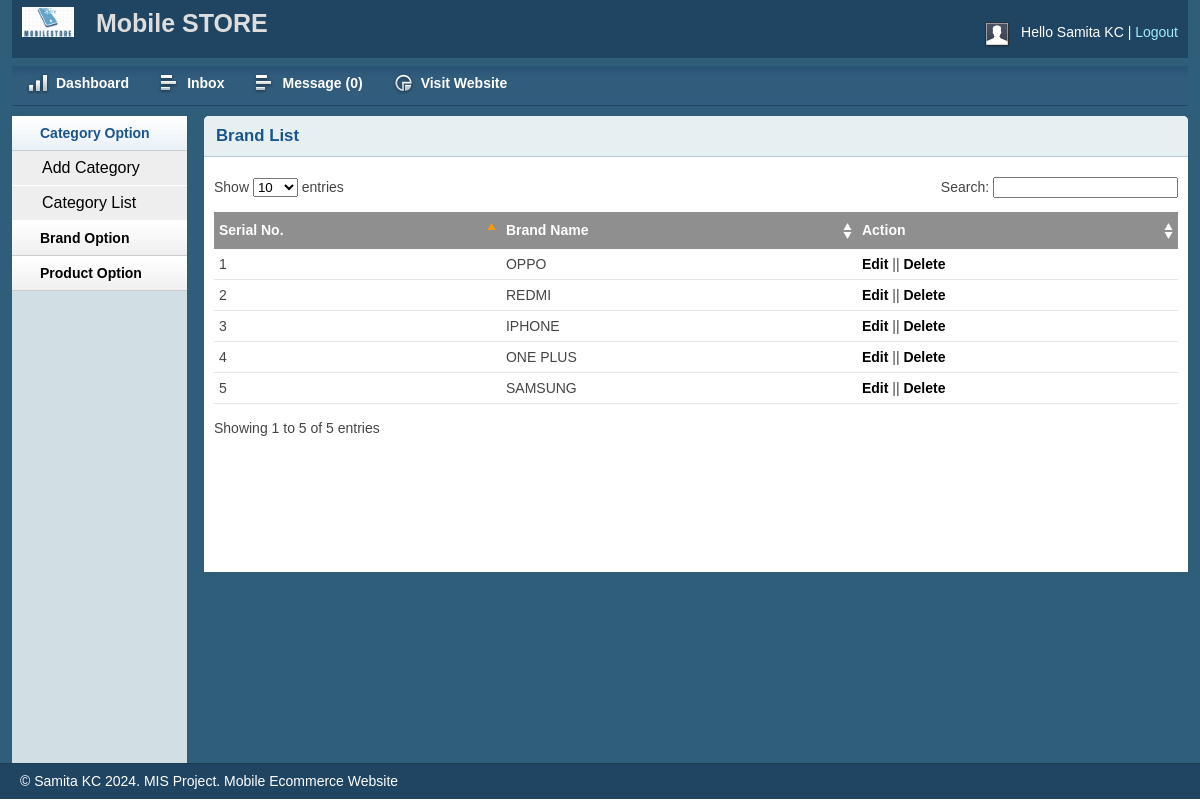
Page /admin/brandlist.php (signed in) on the committed database.
### tables this page shows
CREATE TABLE `tbl_brand` (
  `brandId` int(11) NOT NULL,
  `brandName` varchar(255) NOT NULL
);

### lib/Database.php (called while the page is built, shortened)
<?php
Class Database{
 public $host   = DB_HOST;
 public $user   = DB_USER;
 public $pass   = DB_PASS;
 public $dbname = DB_NAME;
 public $link;
private function connectDB(){
 $this->link = new mysqli($this->host, $this->user, $this->pass,
  $this->dbname);
 }
public function select($query){
  $result = $this->link->query($query) or
   die($this->link->error.__LINE__);
  if($result->num_rows > 0){
    return $result;
  } else {
    return false;
  }
 }
}

### classess/Brand.php (called while the page is built, shortened)
<?php
$filepath = realpath(dirname(__FILE__));
include_once ($filepath.'/../lib/Database.php');
?>
<?php
class Brand
{
private $db;
	public function __construct()
	{
		$this->db = new Database();
	}
	public function getAllBrand()
	{
	$query = "SELECT * FROM tbl_brand ORDER BY brandId DESC";
	$result = $this->db->select($query);
	return $result;
	}
	}
?>

### admin/brandlist.php (the view, shortened to what this page needs)
<?php include 'inc/header.php';?>
<?php include 'inc/sidebar.php';?>
<?php include '../classess/Brand.php';?>
<?php
$brand = new Brand();
?>
        <div class="grid_10">
            <div class="box round first grid">
                <h2>Brand List</h2>
                <div class="block">
                    <table class="data display datatable" id="example">
					<thead>
						<tr>
							<th>Serial No.</th>
							<th>Brand Name</th>
							<th>Action</th>
						</tr>
					</thead>
					<tbody>
				<?php
				$getBrand = $brand->getAllBrand();
				if ($getBrand) {
					$i = 0;
					while ($result = $getBrand->fetch_assoc()) {
						$i++;
				?>
						<tr class="odd gradeX">
							<td><?php echo $i;?></td>
							<td><?php echo $result['brandName'];?></td>
							<td><a href="brandedit.php?brandid=<?php echo $result['brandId'];?>">Edit</a> || <a onclick="return confirm('Are you sure to delete!')" href="?delbrand=<?php echo $result['brandId'];?>">Delete</a></td>
						</tr>
					<?php } } ?>
					</tbody>
				</table>
               </div>
            </div>
        </div>
<?php include 'inc/footer.php';?>

### admin/css/text.css (style rules this page uses)
body { font: 13px/1.5 Tahoma, Helvetica, Arial, 'Liberation Sans', FreeSans, sans-serif; }
h2 { font-size: 23px; }
p, dl, hr, h1, h2, h3, h4, h5, h6, ol, ul, pre, table, address, fieldset { margin-bottom: 20px; }

### admin/css/grid.css (style rules this page uses)
.grid_1, .grid_2, .grid_3, .grid_4, .grid_5, .grid_6, .grid_7, .grid_8, .grid_9, .grid_10, .grid_11, .grid_12, .grid_13, .grid_14, .grid_15, .grid_16 { display: inline; float: left; margin-left: 1%; margin-right: 1%; }
.container_12 .grid_10 { width: 81.333%; }

### admin/css/layout.css (style rules this page uses)
body { background: #fff none repeat scroll 0 0; color: #444; font-size: 14px; padding: 0; }
a { color: #000; font-weight:bold; text-decoration: none; }
h1, h2, h3, h4, h5, h6 { line-height:1.2em; margin-bottom:.3em; }
h2 { margin-top:1em; }
.box { background:#fff; margin-bottom:20px; padding:10px 10px 10px 10px; margin-left:-8px; }
.box.grid { padding-bottom:40px; }
.box.round { -moz-border-radius: 5px 5px 0px 0px; -webkit-border-radius: 5px 5px 0px 0px; border-radius: 5px 5px 0px 0px; }
.box h2 { font-size:1.2em; font-weight:bold; color:#1B548D; background:#E6F0F3; margin:-10px -10px 0 -10px; padding:10px 12px; border-bottom:1px solid #B3CBD6; -moz-border-radius: 5px 5px 0px 0px; -webkit-border-radius: 5px 5px 0px 0px; border-radius: 5px 5px 0px 0px; }
.box.first { min-height: 406px; }
.block { padding-top:20px; }
.block { padding-bottom:1px; }
table.display { margin: 0 auto; clear: both; width: 100%; }
.sorting_asc { background: #8f8f8f url(../img/table/sort_asc.png) no-repeat center right; padding:8px 5px; text-align:left; color:#fff; }
.sorting { background:#8f8f8f url(../img/table/sort_both.png) no-repeat center right; padding:8px 5px; text-align:left; color:#fff; }
tr.odd { height: 30px; line-height: 30px; border-bottom:1px solid #e6e6e6; }
tr.even { height: 30px; line-height: 30px; border-bottom:1px solid #e6e6e6; }
tr.odd td, tr.even td { padding-left:5px; }

### rows in the picture
tbl_brand: brandName "OPPO"
tbl_brand: brandName "REDMI"
tbl_brand: brandName "IPHONE"
tbl_brand: brandName "ONE PLUS"
tbl_brand: brandName "SAMSUNG"

### other values in the picture
Session::get('adminName') "Samita KC"
